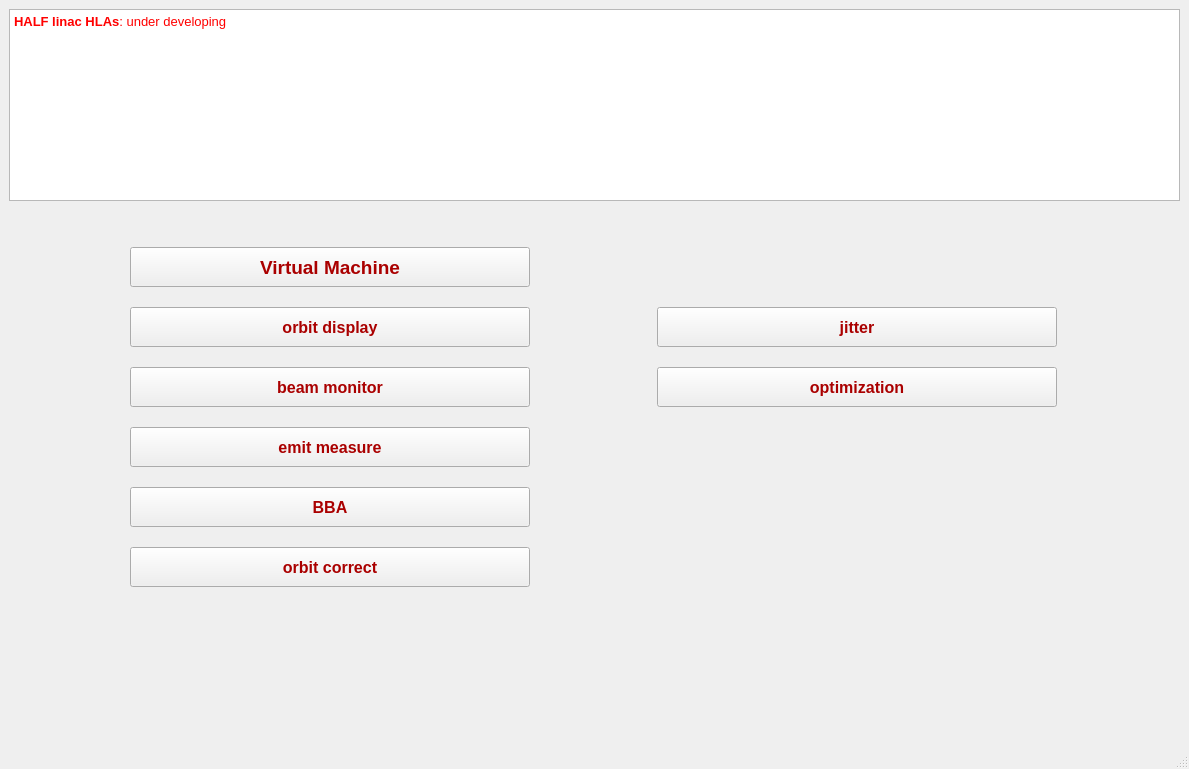
<?xml version="1.0" encoding="UTF-8"?>
<ui version="4.0">
 <class>MainWindow</class>
 <widget class="QMainWindow" name="MainWindow">
  <property name="geometry">
   <rect>
    <x>0</x>
    <y>0</y>
    <width>1189</width>
    <height>769</height>
   </rect>
  </property>
  <property name="windowTitle">
   <string>Launcher</string>
  </property>
  <property name="windowIcon">
   <iconset>
    <normaloff>../../../HALF_logo.png</normaloff>../../../HALF_logo.png</iconset>
  </property>
  <widget class="QWidget" name="centralwidget">
   <property name="sizePolicy">
    <sizepolicy hsizetype="Preferred" vsizetype="Preferred">
     <horstretch>0</horstretch>
     <verstretch>0</verstretch>
    </sizepolicy>
   </property>
   <layout class="QVBoxLayout" name="verticalLayout_2">
    <item>
     <layout class="QGridLayout" name="gridLayout_3">
      <item row="0" column="0">
       <widget class="QTextEdit" name="textEdit">
        <property name="maximumSize">
         <size>
          <width>16777215</width>
          <height>200</height>
         </size>
        </property>
        <property name="html">
         <string>&lt;!DOCTYPE HTML PUBLIC &quot;-//W3C//DTD HTML 4.0//EN&quot; &quot;http://www.w3.org/TR/REC-html40/strict.dtd&quot;&gt;
&lt;html&gt;&lt;head&gt;&lt;meta name=&quot;qrichtext&quot; content=&quot;1&quot; /&gt;&lt;style type=&quot;text/css&quot;&gt;
p, li { white-space: pre-wrap; }
&lt;/style&gt;&lt;/head&gt;&lt;body style=&quot; font-family:'Sans Serif'; font-size:9pt; font-weight:400; font-style:normal;&quot;&gt;
&lt;p style=&quot; margin-top:0px; margin-bottom:0px; margin-left:0px; margin-right:0px; -qt-block-indent:0; text-indent:0px;&quot;&gt;&lt;span style=&quot; font-size:10pt; font-weight:600; color:#ff0000;&quot;&gt;HALF linac HLAs&lt;/span&gt;&lt;span style=&quot; font-size:10pt; color:#ff0000;&quot;&gt;: under developing&lt;/span&gt;&lt;/p&gt;&lt;/body&gt;&lt;/html&gt;</string>
        </property>
       </widget>
      </item>
      <item row="4" column="0">
       <layout class="QGridLayout" name="gridLayout" columnstretch="2,1" columnminimumwidth="1,1">
        <property name="sizeConstraint">
         <enum>QLayout::SetMinAndMaxSize</enum>
        </property>
        <property name="horizontalSpacing">
         <number>6</number>
        </property>
        <property name="verticalSpacing">
         <number>20</number>
        </property>
        <item row="2" column="0">
         <widget class="QPushButton" name="pushButton_3">
          <property name="minimumSize">
           <size>
            <width>0</width>
            <height>40</height>
           </size>
          </property>
          <property name="maximumSize">
           <size>
            <width>400</width>
            <height>16777215</height>
           </size>
          </property>
          <property name="styleSheet">
           <string notr="true">QPushButton{

color: rgb(170, 0, 0);

font: bold 12pt;
}</string>
          </property>
          <property name="text">
           <string>beam monitor</string>
          </property>
          <property name="checkable">
           <bool>false</bool>
          </property>
          <property name="checked">
           <bool>false</bool>
          </property>
         </widget>
        </item>
        <item row="2" column="1">
         <widget class="QPushButton" name="online_opt">
          <property name="minimumSize">
           <size>
            <width>0</width>
            <height>40</height>
           </size>
          </property>
          <property name="maximumSize">
           <size>
            <width>400</width>
            <height>16777215</height>
           </size>
          </property>
          <property name="styleSheet">
           <string notr="true">QPushButton{

color: rgb(170, 0, 0);

font: bold 12pt;
}</string>
          </property>
          <property name="text">
           <string>optimization</string>
          </property>
         </widget>
        </item>
        <item row="5" column="0">
         <widget class="QPushButton" name="orbit_correct">
          <property name="minimumSize">
           <size>
            <width>0</width>
            <height>40</height>
           </size>
          </property>
          <property name="maximumSize">
           <size>
            <width>400</width>
            <height>16777215</height>
           </size>
          </property>
          <property name="styleSheet">
           <string notr="true">QPushButton{

color: rgb(170, 0, 0);

font: bold 12pt;
}</string>
          </property>
          <property name="text">
           <string>orbit correct</string>
          </property>
         </widget>
        </item>
        <item row="1" column="1">
         <widget class="QPushButton" name="jitter_plot">
          <property name="minimumSize">
           <size>
            <width>0</width>
            <height>40</height>
           </size>
          </property>
          <property name="maximumSize">
           <size>
            <width>400</width>
            <height>16777215</height>
           </size>
          </property>
          <property name="styleSheet">
           <string notr="true">QPushButton{

color: rgb(170, 0, 0);

font: bold 12pt;
}</string>
          </property>
          <property name="text">
           <string>jitter</string>
          </property>
         </widget>
        </item>
        <item row="4" column="0">
         <widget class="QPushButton" name="pushButton_4">
          <property name="minimumSize">
           <size>
            <width>0</width>
            <height>40</height>
           </size>
          </property>
          <property name="maximumSize">
           <size>
            <width>400</width>
            <height>16777215</height>
           </size>
          </property>
          <property name="styleSheet">
           <string notr="true">QPushButton{

color: rgb(170, 0, 0);

font: bold 12pt;
}</string>
          </property>
          <property name="text">
           <string>BBA</string>
          </property>
         </widget>
        </item>
        <item row="1" column="0">
         <widget class="QPushButton" name="pushButton">
          <property name="minimumSize">
           <size>
            <width>0</width>
            <height>40</height>
           </size>
          </property>
          <property name="maximumSize">
           <size>
            <width>400</width>
            <height>16777215</height>
           </size>
          </property>
          <property name="toolTip">
           <string>&lt;html&gt;&lt;head/&gt;&lt;body&gt;&lt;p&gt;&lt;br/&gt;&lt;/p&gt;&lt;/body&gt;&lt;/html&gt;</string>
          </property>
          <property name="whatsThis">
           <string>&lt;html&gt;&lt;head/&gt;&lt;body&gt;&lt;p&gt;&lt;br/&gt;&lt;/p&gt;&lt;/body&gt;&lt;/html&gt;</string>
          </property>
          <property name="styleSheet">
           <string notr="true">QPushButton{

color: rgb(170, 0, 0);

font: bold 12pt;
}</string>
          </property>
          <property name="text">
           <string>orbit display</string>
          </property>
          <property name="default">
           <bool>false</bool>
          </property>
          <property name="flat">
           <bool>false</bool>
          </property>
         </widget>
        </item>
        <item row="3" column="0">
         <widget class="QPushButton" name="pushButton_2">
          <property name="minimumSize">
           <size>
            <width>0</width>
            <height>40</height>
           </size>
          </property>
          <property name="maximumSize">
           <size>
            <width>400</width>
            <height>16777215</height>
           </size>
          </property>
          <property name="styleSheet">
           <string notr="true">QPushButton{

color: rgb(170, 0, 0);

font: bold 12pt;
}</string>
          </property>
          <property name="text">
           <string>emit measure</string>
          </property>
         </widget>
        </item>
        <item row="0" column="0">
         <widget class="QPushButton" name="vmbtn">
          <property name="minimumSize">
           <size>
            <width>0</width>
            <height>40</height>
           </size>
          </property>
          <property name="styleSheet">
           <string notr="true">QPushButton{

color: rgb(170, 0, 0);

font: bold 14pt;
}</string>
          </property>
          <property name="text">
           <string>Virtual Machine</string>
          </property>
         </widget>
        </item>
       </layout>
      </item>
      <item row="2" column="0">
       <spacer name="verticalSpacer">
        <property name="orientation">
         <enum>Qt::Vertical</enum>
        </property>
        <property name="sizeHint" stdset="0">
         <size>
          <width>20</width>
          <height>40</height>
         </size>
        </property>
       </spacer>
      </item>
     </layout>
    </item>
    <item>
     <spacer name="verticalSpacer_2">
      <property name="orientation">
       <enum>Qt::Vertical</enum>
      </property>
      <property name="sizeHint" stdset="0">
       <size>
        <width>20</width>
        <height>40</height>
       </size>
      </property>
     </spacer>
    </item>
   </layout>
  </widget>
  <widget class="QMenuBar" name="menubar">
   <property name="geometry">
    <rect>
     <x>0</x>
     <y>0</y>
     <width>1189</width>
     <height>20</height>
    </rect>
   </property>
  </widget>
  <widget class="QStatusBar" name="statusbar"/>
 </widget>
 <resources/>
 <connections/>
</ui>
